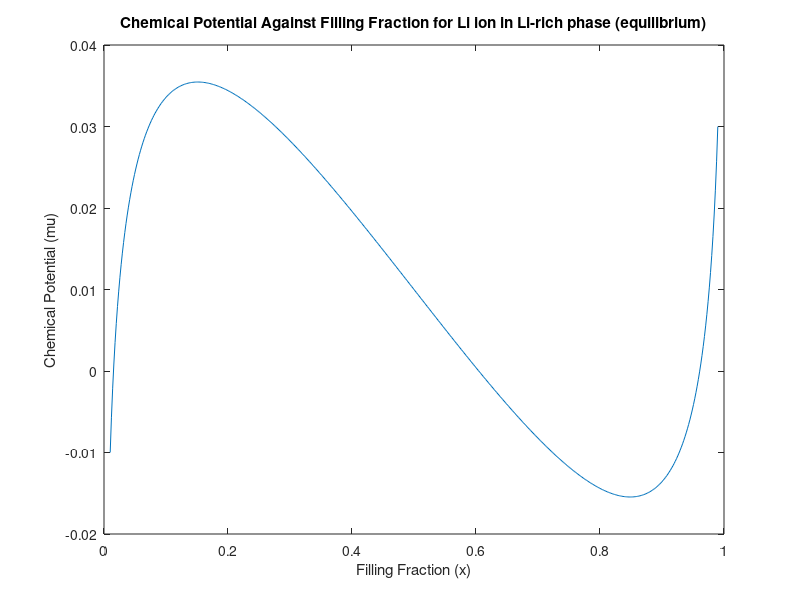

Here is the MATLAB script that generated this plot: (Note: this script raises an error after producing the figure.)
close all

%% equilibrium case
To    = 298;
kB    = 8.617*10.^(-5);
muoA  = 0.02;
muoB  = 0.03;
Omega = 0.1;
jratio = 4;
x     = linspace(0.01,0.99,501);
mu_eq = muoB - muoA + kB*To*log(x./(1-x)) + Omega*(1-2*x);
figure(1)
plot(x,mu_eq);
title('Chemical Potential Against Filling Fraction for Li ion in Li-rich phase (equilibrium)')
xlabel('Filling Fraction (x)')
ylabel('Chemical Potential (mu)')
hold on

%find ucoex at =lib
xb     = linspace(0.1,0.9,501);
mu_eq2 = muoB - muoA + kB*To*log(xb./(1-xb)) + Omega*(1-2*xb);
ymax=max(mu_eq2);
ymin=min(mu_eq2);
% xmax=0.1+(find(mu_eq2==ymax)*(0.8/501));
% xmin=0.1+(find(mu_eq2==ymin)*(0.8/501));
ucoex = ymin + (ymax-ymin)/2
hline = refline([0 ucoex]);
hline.Color = 'r';

%find miscibility gap at =lib
points(1) = fzero(@fdiff,0.03);
points(2) = fzero(@fdiff,0.99);
hold on;
plot(points,ucoex,'x')
hold off;
x1 = points(1,1)
x2 = points(1,2)
misc = x2 - x1
figure(2)
g = (1-x).*muoA + x.*muoB + kB.*To.*(x.*log(x)+(1-x).*log(1-x)) +Omega.*x.*(1-x);
plot(x,g)
hold on
gat1=(1-x1)*muoA + x1*muoB + kB*To*(x1*log(x1)+(1-x1)*log(1-x1)) +Omega*x1*(1-x1);
gat2=(1-x2)*muoA + x2*muoB + kB*To*(x2*log(x2)+(1-x2)*log(1-x2)) +Omega*x2*(1-x2);
muat1=muoB - muoA + kB*To*log(x1/(1-x1)) + Omega*(1-2*x1);
muat2=muoB - muoA + kB*To*log(x2/(1-x2)) + Omega*(1-2*x2);
T_coex = (Omega)*(1-2*x1)/(kB*log((1-x1)/x1));
tslope = (gat2-gat1)/(misc);
tangent = tslope*x + (gat1-tslope*(x1));
plot (x,tangent,'-.')
title('Free Energy Against Filling Fraction for Li ion in Li-rich phase (equilibrium)')
xlabel('Filling Fraction (x)')
ylabel('Free Eneergy (G)')

%% BV case
eta = 2*kB*To*asinh(2./(1-x));
mu_b = mu_eq + eta;
figure(3)
plot(x,mu_b);
hold on
title('Chemical Potential Against Filling Fraction for Li ion in Li-rich phase (Butler-Volmer)')
xlabel('Filling Fraction (x)')
ylabel('Chemical Potential (mu)')

%find miscibility gap at
ymax2 = findpeaks(mu_b)
ymin2 = -findpeaks(-mu_b,'MinPeakDistance', 20)
ucoex2 = ymin2 + (ymax2-ymin2)/2
points(1) = fzero(@fdiff2,0.10);
points(2) = fzero(@fdiff2,0.70);
hold on;
plot(points,ucoex2,'x')
hold off;
x1bv = points(1,1)
x2bv = points(1,2)
miscbv = x2bv-x1bv

%% Marcus case
Lambda = 0.1;
eta2 = Lambda + sqrt(4.*Lambda.*kB.*To.*log(4./(1-x)));
mu_m = mu_eq + eta2;
figure(4)
plot(x,mu_m)
hold on
title('Chemical Potential Against Filling Fraction for Li ion in Li-rich phase (Marcus)')
xlabel('Filling Fraction (x)')
ylabel('Chemical Potential (mu)')

%find miscibility gap at
ymax3 = findpeaks(mu_m)
ymin3 = -findpeaks(-mu_m,'MinPeakDistance', 20)
ucoex3 = ymin3 + (ymax3-ymin3)/2
points(1) = fzero(@fdiff3,0.20);
points(2) = fzero(@fdiff3,0.65);
hold on;
plot(points,ucoex3,'x')
hold off;
x1m = points(1,1)
x2m = points(1,2)
miscm = x2m-x1m

%% BV + M case
mu_bvm = mu_eq + eta + eta2;
figure(5)
plot(x,mu_bvm)
hold on
title('Chemical Potential Against Filling Fraction for Li ion in Li-rich phase (Butler-Volmer and Marcus)')
xlabel('Filling Fraction (x)')
ylabel('Chemical Potential (mu)')

%find miscibility gap at
ymax4 = findpeaks(mu_bvm)
ymin4 = -findpeaks(-mu_bvm,'MinPeakDistance', 20)
ucoex4 = ymin4 + (ymax4-ymin4)/2
points(1) = fzero(@fdiff4,0.15);
points(2) = fzero(@fdiff4,0.75);
hold on;
plot(points,ucoex4,'x')
hold on;
hline2 = line([points(1,1),points(1,2)],[ucoex4,ucoex4]);
hline2.Color = 'r';
hold off;
x1bvm = points(1,1)
x2bvm = points(1,2)
miscbvm = x2bvm-x1bvm

%% functions

function y = fdiff(x)

To    = 298;
kB    = 8.617*10.^(-5);
muoA  = 0.02;
muoB  = 0.03;
Omega = 0.1;

mu_eq = muoB - muoA + kB*To*log(x./(1-x)) + Omega*(1-2*x);
y = mu_eq - 0.01;

end

function y = fdiff2(x)

To    = 298;
kB    = 8.617*10.^(-5);
muoA  = 0.02;
muoB  = 0.03;
Omega = 0.1;

mu_eq = muoB - muoA + kB*To*log(x./(1-x)) + Omega*(1-2*x);
eta = 2*kB*To*asinh(2./(1-x));
mu_b = mu_eq + eta;
y = mu_b - 0.1185;

end

function y = fdiff3(x)

To    = 298;
kB    = 8.617*10.^(-5);
muoA  = 0.02;
muoB  = 0.03;
Omega = 0.1;

mu_eq = muoB - muoA + kB*To*log(x./(1-x)) + Omega*(1-2*x);
Lambda = 0.1;
eta2 = Lambda + sqrt(4.*Lambda.*kB.*To.*log(4./(1-x)));
mu_m = mu_eq + eta2;
y = mu_m - 0.2586;

end

function y = fdiff4(x)

To    = 298;
kB    = 8.617*10.^(-5);
muoA  = 0.02;
muoB  = 0.03;
Omega = 0.1;

mu_eq = muoB - muoA + kB*To*log(x./(1-x)) + Omega*(1-2*x);
eta = 2*kB*To*asinh(2./(1-x));
Lambda = 0.1;
eta2 = Lambda + sqrt(4.*Lambda.*kB.*To.*log(4./(1-x)));
mu_bvm = mu_eq + eta + eta2;
y = mu_bvm - 0.0764;

end